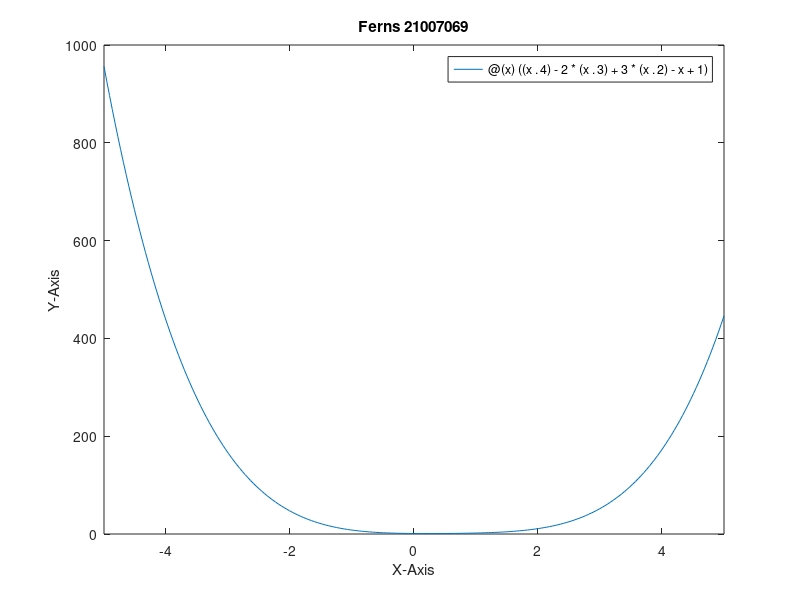

MATLAB code to generate this figure:
# 21007069
# (1)
# A)
disp("Question 1A")
A = [0 0 7; 0 6 9]
B = zeros(3, 2)
time = fix(clock())
B(1, 1) = time(1)
B(1, 2) = time(2)
B(2, 1) = time(3)
B(2, 2) = time(4)
B(3, 1) = time(5)
B(3, 2) = time(6)

# B)
disp("Question 1B")
C = A * B;
C

# C)
disp("Question 1C")
disp("D = C^5")
D = C^5;
D
disp("Rank(D)")
rank(D)

# (2)
# A)
disp("Question 2A")
A = zeros(6,6);
for i = 1:6
  for j = 1:6
    A(i, j) = j - i;
  endfor
endfor
A
# B)
disp("Question 2B")
disp("Rank(A)")
rank(A)

disp("RREF(A)")
rrefA = rref(A)

rowSpace = A([1, 2], :)'
colSpace = A'([1, 2], :)'

# (3)
# A)
disp("Question 3A")
M = [16 -8 4 -2 1;
     1  -1 1 -1 1;
     0   0 0  0 1;
     1   1 1  1 1;
     16  8 4  2 1];
b = [47; 8; 1; 2; 11];

disp("RREF of M")
rref(M)
disp("Solution to M")
M\b

x = (-2:2);
fplot(@(x) ((x.^4) - 2*(x.^3) + 3 * (x.^2) - x + 1));
title("Ferns 21007069");
ylabel("Y-Axis");
xlabel("X-Axis");

# (4)
# (B)
disp("Question 4B")
a = randi([1 5], 4, 1)
b = randi([1 5], 4, 1)

a * b'
rank(ans)
